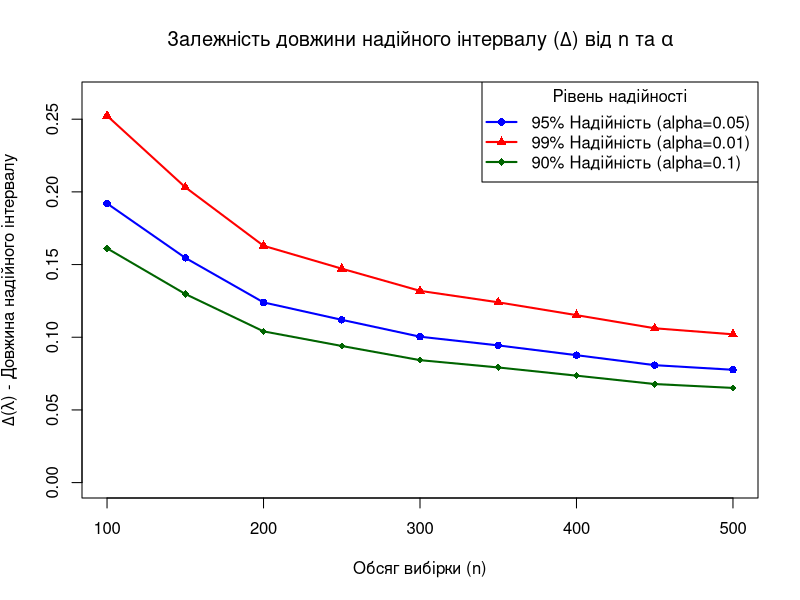

Write the R code that produced this figure.
setwd("D:/Study/R/lab6")

N = 2
lambda_true <- 0.1 * N 
n_max <- 500
alpha_values <- c(0.05, 0.01, 0.10)
confidence_levels <- 1 - alpha_values
subset_sizes <- seq(100, n_max, by = 50) 

set.seed(42) 
sample <- rpois(n_max, lambda = lambda_true)

get_z_quantile <- function(alpha) {
  q_level <- 1 - 0.5 * alpha
  z_quantile <- qnorm(q_level)
  return(z_quantile)
}

cat("Квантилі стандартного нормального розподілу:\n")
for (a in alpha_values) {
  z <- get_z_quantile(a)
  cat(paste("  alpha = ", a, " (Надійність ", 100 * (1 - a), "%): Z = ", round(z, 4), "\n", sep = ""))
}

delta_matrix <- matrix(NA, nrow = length(subset_sizes), ncol = length(alpha_values))
colnames(delta_matrix) <- paste0("delta_alpha_", alpha_values)
rownames(delta_matrix) <- subset_sizes

cat("Обчислення точкової оцінки та надійних інтервалів:\n")

for (i in 1:length(subset_sizes)) {
  n <- subset_sizes[i]
  current_sample <- sample[1:n]
  lambda_hat <- mean(current_sample)
  
  for (j in 1:length(alpha_values)) {
    alpha <- alpha_values[j]
    Z <- get_z_quantile(alpha)
    SE <- sqrt(lambda_hat / n)
    margin <- Z * SE
    lambda_left <- lambda_hat - margin
    lambda_right <- lambda_hat + margin
    
    delta <- lambda_right - lambda_left
    delta_matrix[i, j] <- delta
    if (j == 1) {
      cat(paste("  n = ", n, 
                " | Точкова оцінка =", round(lambda_hat, 5), 
                "\t | CI (", 100 * (1 - alpha), "%): [", round(lambda_left, 3), ", ", round(lambda_right, 3), 
                "]\t | Delta =", round(delta, 5), "\n", sep = ""))
    }
  }
}

png("Graphic\\lab6_2_plot.png", width = 800, height = 600)
plot(subset_sizes, delta_matrix[, 1], type = "o",
     xlab = "Обсяг вибірки (n)",
     ylab = expression(paste(Delta, "(", lambda, ") - Довжина надійного інтервалу")),
     main = expression(paste("Залежність довжини надійного інтервалу (", Delta, ") від n та ", alpha)),
     ylim = c(0, max(delta_matrix) * 1.05),
     col = "blue", pch = 16, lwd = 2)

colors <- c("red", "darkgreen")
pchs <- c(17, 18)

for (k in 2:length(alpha_values)) {
  lines(subset_sizes, delta_matrix[, k], type = "o",
        col = colors[k-1], pch = pchs[k-1], lwd = 2)
}

legend("topright",
       legend = paste0(100 * (1 - alpha_values), "% Надійність (alpha=", alpha_values, ")"),
       col = c("blue", colors),
       pch = c(16, pchs),
       lwd = 2,
       title = "Рівень надійності")
dev.off()
